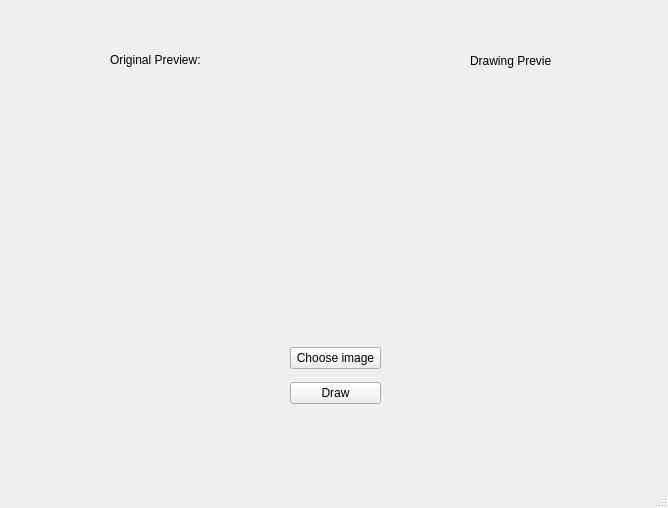
<?xml version="1.0" encoding="UTF-8"?>
<ui version="4.0">
 <class>MainWindow</class>
 <widget class="QMainWindow" name="MainWindow">
  <property name="geometry">
   <rect>
    <x>0</x>
    <y>0</y>
    <width>668</width>
    <height>508</height>
   </rect>
  </property>
  <property name="minimumSize">
   <size>
    <width>200</width>
    <height>200</height>
   </size>
  </property>
  <property name="windowTitle">
   <string>MainWindow</string>
  </property>
  <property name="documentMode">
   <bool>false</bool>
  </property>
  <widget class="QWidget" name="centralwidget">
   <widget class="QLabel" name="label">
    <property name="geometry">
     <rect>
      <x>110</x>
      <y>50</y>
      <width>91</width>
      <height>20</height>
     </rect>
    </property>
    <property name="text">
     <string>Original Preview:</string>
    </property>
   </widget>
   <widget class="QLabel" name="label_2">
    <property name="geometry">
     <rect>
      <x>470</x>
      <y>50</y>
      <width>81</width>
      <height>21</height>
     </rect>
    </property>
    <property name="text">
     <string>Drawing Preview</string>
    </property>
   </widget>
   <widget class="QWidget" name="layoutWidget">
    <property name="geometry">
     <rect>
      <x>290</x>
      <y>340</y>
      <width>91</width>
      <height>71</height>
     </rect>
    </property>
    <layout class="QVBoxLayout" name="verticalLayout">
     <item>
      <widget class="QPushButton" name="pushButton">
       <property name="text">
        <string>Choose image</string>
       </property>
      </widget>
     </item>
     <item>
      <widget class="QPushButton" name="pushButton_2">
       <property name="text">
        <string>Draw</string>
       </property>
      </widget>
     </item>
    </layout>
   </widget>
   <widget class="QLabel" name="label_3">
    <property name="geometry">
     <rect>
      <x>30</x>
      <y>80</y>
      <width>291</width>
      <height>221</height>
     </rect>
    </property>
    <property name="text">
     <string/>
    </property>
    <property name="scaledContents">
     <bool>true</bool>
    </property>
   </widget>
   <widget class="QLabel" name="label_4">
    <property name="geometry">
     <rect>
      <x>360</x>
      <y>80</y>
      <width>291</width>
      <height>221</height>
     </rect>
    </property>
    <property name="text">
     <string/>
    </property>
    <property name="scaledContents">
     <bool>true</bool>
    </property>
   </widget>
  </widget>
  <widget class="QMenuBar" name="menubar">
   <property name="geometry">
    <rect>
     <x>0</x>
     <y>0</y>
     <width>668</width>
     <height>21</height>
    </rect>
   </property>
  </widget>
  <widget class="QStatusBar" name="statusbar"/>
 </widget>
 <resources/>
 <connections/>
</ui>
